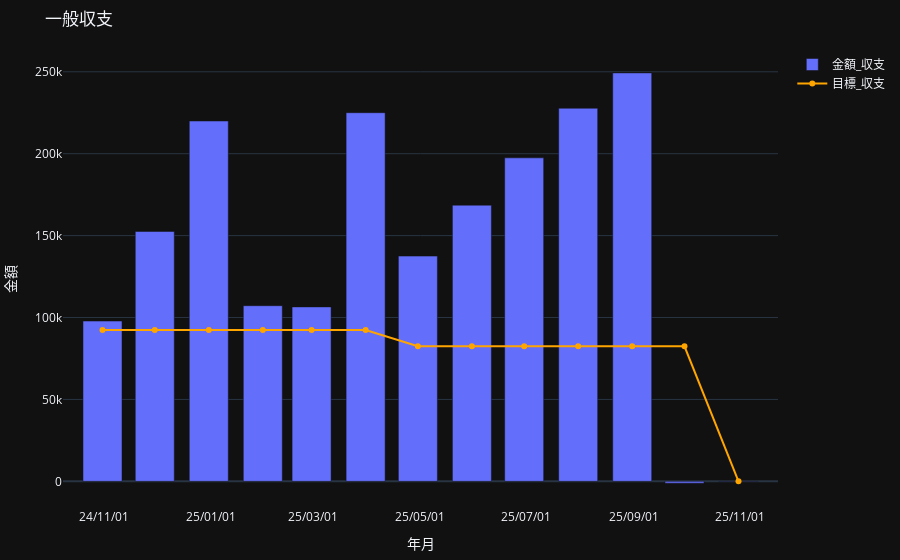

Here is the notebook cell this chart was saved with:
### Code cell
# 4. 一般収支
fig = px.bar(
    df_monthly, x=df_monthly.index, y=["金額_収支"], template='plotly_dark',
    labels={'value':'金額', 'date':'年月', 'variable':''}, title = "一般収支"
)
fig.add_scatter(
    x=df_monthly.index,
    y=df_monthly['目標_収支'],
    mode='lines+markers',
    name='目標_収支',
    line=dict(color='orange', width=2)
)
fig.update_xaxes(tickformat="%y/%m/%d")
fig.update_layout(autosize=True, margin=dict(l=10,r=10,t=50,b=20))
fig.show()

### Figure 1 — Plotly figure (JSON) as saved in the notebook; plotly's stock layout.template omitted (floating-point values rounded to 4 significant figures)
{"data": [{"hovertemplate": "=金額_収支<br>年月=%{x}<br>金額=%{y}<extra></extra>", "legendgroup": "金額_収支", "marker": {"color": "#636efa", "pattern": {"shape": ""}}, "name": "金額_収支", "orientation": "v", "showlegend": true, "textposition": "auto", "type": "bar", "x": ["2024-10-31T00:00:00.000000000", "2024-11-30T00:00:00.000000000", "2024-12-31T00:00:00.000000000", "2025-01-31T00:00:00.000000000", "2025-02-28T00:00:00.000000000", "2025-03-31T00:00:00.000000000", "2025-04-30T00:00:00.000000000", "2025-05-31T00:00:00.000000000", "2025-06-30T00:00:00.000000000", "2025-07-31T00:00:00.000000000", "2025-08-31T00:00:00.000000000", "2025-09-30T00:00:00.000000000", "2025-10-31T00:00:00.000000000"], "xaxis": "x", "y": [97840.0, 152600.0, 220000.0, 107200.0, 106500.0, 225000.0, 137500.0, 168600.0, 197500.0, 227800.0, 249300.0, -1124.0, -259.0], "yaxis": "y"}, {"line": {"color": "orange", "width": 2}, "mode": "lines+markers", "name": "目標_収支", "type": "scatter", "x": ["2024-10-31T00:00:00.000000000", "2024-11-30T00:00:00.000000000", "2024-12-31T00:00:00.000000000", "2025-01-31T00:00:00.000000000", "2025-02-28T00:00:00.000000000", "2025-03-31T00:00:00.000000000", "2025-04-30T00:00:00.000000000", "2025-05-31T00:00:00.000000000", "2025-06-30T00:00:00.000000000", "2025-07-31T00:00:00.000000000", "2025-08-31T00:00:00.000000000", "2025-09-30T00:00:00.000000000", "2025-10-31T00:00:00.000000000"], "y": [92430.0, 92430.0, 92430.0, 92430.0, 92430.0, 92430.0, 82430.0, 82430.0, 82430.0, 82430.0, 82430.0, 82430.0, 0.0]}], "layout": {"autosize": true, "barmode": "relative", "legend": {"title": {"text": ""}, "tracegroupgap": 0}, "margin": {"b": 20, "l": 10, "r": 10, "t": 50}, "title": {"text": "一般収支"}, "xaxis": {"anchor": "y", "domain": [0, 1], "tickformat": "%y/%m/%d", "title": {"text": "年月"}}, "yaxis": {"anchor": "x", "domain": [0, 1], "title": {"text": "金額"}}}}
